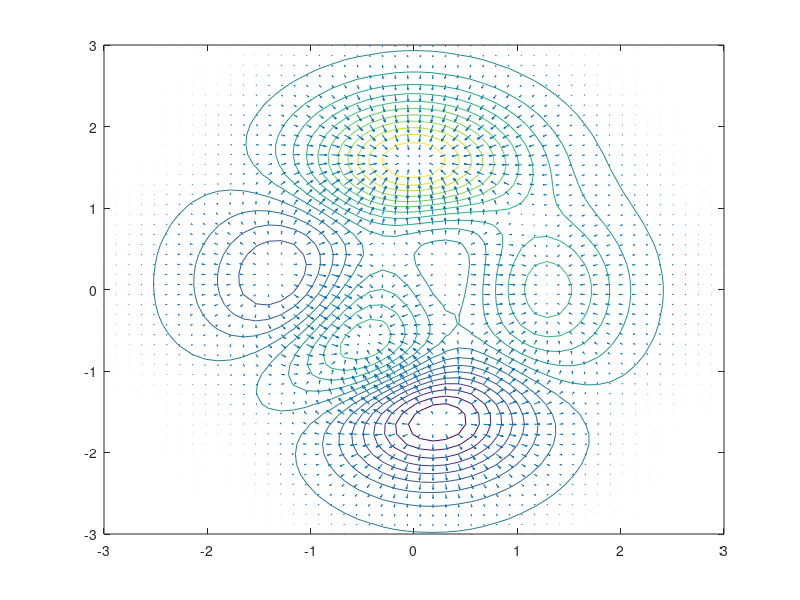

The MATLAB source for this figure:
%% FW2 - Q5
clear;

x0 = [0.8, -0.25];
x = (-3:6/49:3); % make x to be 49 elements, same as default peaks
%% find closest indices to x0=[0.8, -0.25]
[v i] = min(abs(x-x0(1)));
x0(1) = x(i);
[v i] = min(abs(x-x0(2)));
x0(2) = x(i);

%% make matrix of values of peaks and its gradient
[Z] = peaks(x);
[X Y] = meshgrid(x);

[FX FY] = gradient(Z);
contour(X,Y,Z, 20);
hold on
quiver(X,Y,FX,FY)
hold off

alpha = 0.2;

ax = X-alpha*FX;
ay = Y-alpha*FY;
z = peaks(ax,ay);
[m k] = min(z);